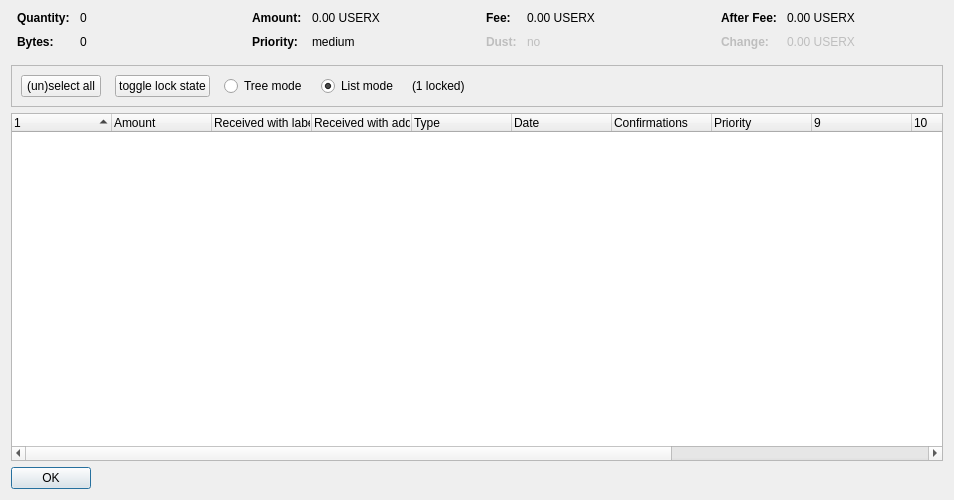
<?xml version="1.0" encoding="UTF-8"?>
<ui version="4.0">
 <class>CoinControlDialog</class>
 <widget class="QDialog" name="CoinControlDialog">
  <property name="geometry">
   <rect>
    <x>0</x>
    <y>0</y>
    <width>954</width>
    <height>500</height>
   </rect>
  </property>
  <property name="windowTitle">
   <string>Coin Selection</string>
  </property>
  <layout class="QVBoxLayout" name="verticalLayout">
   <item>
    <layout class="QHBoxLayout" name="horizontalLayoutTop" stretch="0,0,0,0">
     <property name="topMargin">
      <number>0</number>
     </property>
     <property name="bottomMargin">
      <number>10</number>
     </property>
     <item>
      <layout class="QFormLayout" name="formLayoutCoinControl1">
       <property name="horizontalSpacing">
        <number>10</number>
       </property>
       <property name="verticalSpacing">
        <number>10</number>
       </property>
       <property name="leftMargin">
        <number>6</number>
       </property>
       <property name="rightMargin">
        <number>6</number>
       </property>
       <item row="0" column="0">
        <widget class="QLabel" name="labelCoinControlQuantityText">
         <property name="font">
          <font>
           <weight>75</weight>
           <bold>true</bold>
          </font>
         </property>
         <property name="text">
          <string>Quantity:</string>
         </property>
        </widget>
       </item>
       <item row="0" column="1">
        <widget class="QLabel" name="labelCoinControlQuantity">
         <property name="cursor">
          <cursorShape>IBeamCursor</cursorShape>
         </property>
         <property name="contextMenuPolicy">
          <enum>Qt::ActionsContextMenu</enum>
         </property>
         <property name="text">
          <string notr="true">0</string>
         </property>
         <property name="textInteractionFlags">
          <set>Qt::LinksAccessibleByMouse|Qt::TextSelectableByKeyboard|Qt::TextSelectableByMouse</set>
         </property>
        </widget>
       </item>
       <item row="1" column="0">
        <widget class="QLabel" name="labelCoinControlBytesText">
         <property name="font">
          <font>
           <weight>75</weight>
           <bold>true</bold>
          </font>
         </property>
         <property name="text">
          <string>Bytes:</string>
         </property>
        </widget>
       </item>
       <item row="1" column="1">
        <widget class="QLabel" name="labelCoinControlBytes">
         <property name="cursor">
          <cursorShape>IBeamCursor</cursorShape>
         </property>
         <property name="contextMenuPolicy">
          <enum>Qt::ActionsContextMenu</enum>
         </property>
         <property name="text">
          <string notr="true">0</string>
         </property>
         <property name="textInteractionFlags">
          <set>Qt::LinksAccessibleByMouse|Qt::TextSelectableByKeyboard|Qt::TextSelectableByMouse</set>
         </property>
        </widget>
       </item>
      </layout>
     </item>
     <item>
      <layout class="QFormLayout" name="formLayoutCoinControl2">
       <property name="horizontalSpacing">
        <number>10</number>
       </property>
       <property name="verticalSpacing">
        <number>10</number>
       </property>
       <property name="leftMargin">
        <number>6</number>
       </property>
       <property name="rightMargin">
        <number>6</number>
       </property>
       <item row="0" column="0">
        <widget class="QLabel" name="labelCoinControlAmountText">
         <property name="font">
          <font>
           <weight>75</weight>
           <bold>true</bold>
          </font>
         </property>
         <property name="text">
          <string>Amount:</string>
         </property>
        </widget>
       </item>
       <item row="0" column="1">
        <widget class="QLabel" name="labelCoinControlAmount">
         <property name="cursor">
          <cursorShape>IBeamCursor</cursorShape>
         </property>
         <property name="contextMenuPolicy">
          <enum>Qt::ActionsContextMenu</enum>
         </property>
         <property name="text">
          <string notr="true">0.00 USERX</string>
         </property>
         <property name="textInteractionFlags">
          <set>Qt::LinksAccessibleByMouse|Qt::TextSelectableByKeyboard|Qt::TextSelectableByMouse</set>
         </property>
        </widget>
       </item>
       <item row="1" column="0">
        <widget class="QLabel" name="labelCoinControlPriorityText">
         <property name="font">
          <font>
           <weight>75</weight>
           <bold>true</bold>
          </font>
         </property>
         <property name="text">
          <string>Priority:</string>
         </property>
        </widget>
       </item>
       <item row="1" column="1">
        <widget class="QLabel" name="labelCoinControlPriority">
         <property name="cursor">
          <cursorShape>IBeamCursor</cursorShape>
         </property>
         <property name="contextMenuPolicy">
          <enum>Qt::ActionsContextMenu</enum>
         </property>
         <property name="text">
          <string>medium</string>
         </property>
         <property name="textInteractionFlags">
          <set>Qt::LinksAccessibleByMouse|Qt::TextSelectableByKeyboard|Qt::TextSelectableByMouse</set>
         </property>
        </widget>
       </item>
      </layout>
     </item>
     <item>
      <layout class="QFormLayout" name="formLayoutCoinControl3">
       <property name="horizontalSpacing">
        <number>10</number>
       </property>
       <property name="verticalSpacing">
        <number>10</number>
       </property>
       <property name="leftMargin">
        <number>6</number>
       </property>
       <property name="rightMargin">
        <number>6</number>
       </property>
       <item row="0" column="0">
        <widget class="QLabel" name="labelCoinControlFeeText">
         <property name="font">
          <font>
           <weight>75</weight>
           <bold>true</bold>
          </font>
         </property>
         <property name="text">
          <string>Fee:</string>
         </property>
        </widget>
       </item>
       <item row="0" column="1">
        <widget class="QLabel" name="labelCoinControlFee">
         <property name="cursor">
          <cursorShape>IBeamCursor</cursorShape>
         </property>
         <property name="contextMenuPolicy">
          <enum>Qt::ActionsContextMenu</enum>
         </property>
         <property name="text">
          <string notr="true">0.00 USERX</string>
         </property>
         <property name="textInteractionFlags">
          <set>Qt::LinksAccessibleByMouse|Qt::TextSelectableByKeyboard|Qt::TextSelectableByMouse</set>
         </property>
        </widget>
       </item>
       <item row="1" column="0">
        <widget class="QLabel" name="labelCoinControlLowOutputText">
         <property name="enabled">
          <bool>false</bool>
         </property>
         <property name="font">
          <font>
           <weight>75</weight>
           <bold>true</bold>
          </font>
         </property>
         <property name="text">
          <string>Dust:</string>
         </property>
        </widget>
       </item>
       <item row="1" column="1">
        <widget class="QLabel" name="labelCoinControlLowOutput">
         <property name="enabled">
          <bool>false</bool>
         </property>
         <property name="cursor">
          <cursorShape>IBeamCursor</cursorShape>
         </property>
         <property name="contextMenuPolicy">
          <enum>Qt::ActionsContextMenu</enum>
         </property>
         <property name="text">
          <string>no</string>
         </property>
         <property name="textInteractionFlags">
          <set>Qt::LinksAccessibleByMouse|Qt::TextSelectableByKeyboard|Qt::TextSelectableByMouse</set>
         </property>
        </widget>
       </item>
      </layout>
     </item>
     <item>
      <layout class="QFormLayout" name="formLayoutCoinControl4">
       <property name="horizontalSpacing">
        <number>10</number>
       </property>
       <property name="verticalSpacing">
        <number>10</number>
       </property>
       <property name="leftMargin">
        <number>6</number>
       </property>
       <property name="rightMargin">
        <number>6</number>
       </property>
       <item row="0" column="0">
        <widget class="QLabel" name="labelCoinControlAfterFeeText">
         <property name="font">
          <font>
           <weight>75</weight>
           <bold>true</bold>
          </font>
         </property>
         <property name="text">
          <string>After Fee:</string>
         </property>
        </widget>
       </item>
       <item row="0" column="1">
        <widget class="QLabel" name="labelCoinControlAfterFee">
         <property name="cursor">
          <cursorShape>IBeamCursor</cursorShape>
         </property>
         <property name="contextMenuPolicy">
          <enum>Qt::ActionsContextMenu</enum>
         </property>
         <property name="text">
          <string notr="true">0.00 USERX</string>
         </property>
         <property name="textInteractionFlags">
          <set>Qt::LinksAccessibleByMouse|Qt::TextSelectableByKeyboard|Qt::TextSelectableByMouse</set>
         </property>
        </widget>
       </item>
       <item row="1" column="0">
        <widget class="QLabel" name="labelCoinControlChangeText">
         <property name="enabled">
          <bool>false</bool>
         </property>
         <property name="font">
          <font>
           <weight>75</weight>
           <bold>true</bold>
          </font>
         </property>
         <property name="text">
          <string>Change:</string>
         </property>
        </widget>
       </item>
       <item row="1" column="1">
        <widget class="QLabel" name="labelCoinControlChange">
         <property name="enabled">
          <bool>false</bool>
         </property>
         <property name="cursor">
          <cursorShape>IBeamCursor</cursorShape>
         </property>
         <property name="contextMenuPolicy">
          <enum>Qt::ActionsContextMenu</enum>
         </property>
         <property name="text">
          <string notr="true">0.00 USERX</string>
         </property>
         <property name="textInteractionFlags">
          <set>Qt::LinksAccessibleByMouse|Qt::TextSelectableByKeyboard|Qt::TextSelectableByMouse</set>
         </property>
        </widget>
       </item>
      </layout>
     </item>
    </layout>
   </item>
   <item>
    <widget class="QFrame" name="frame">
     <property name="minimumSize">
      <size>
       <width>0</width>
       <height>40</height>
      </size>
     </property>
     <property name="frameShape">
      <enum>QFrame::StyledPanel</enum>
     </property>
     <property name="frameShadow">
      <enum>QFrame::Sunken</enum>
     </property>
     <layout class="QHBoxLayout" name="horizontalLayout">
      <item>
       <layout class="QHBoxLayout" name="horizontalLayoutPanel" stretch="0,0,0,0,0,0">
        <property name="spacing">
         <number>14</number>
        </property>
        <item>
         <widget class="QPushButton" name="pushButtonSelectAll">
          <property name="sizePolicy">
           <sizepolicy hsizetype="Maximum" vsizetype="Fixed">
            <horstretch>0</horstretch>
            <verstretch>0</verstretch>
           </sizepolicy>
          </property>
          <property name="text">
           <string>(un)select all</string>
          </property>
          <property name="autoDefault">
           <bool>false</bool>
          </property>
         </widget>
        </item>
        <item>
         <widget class="QPushButton" name="pushButtonToggleLock">
          <property name="sizePolicy">
           <sizepolicy hsizetype="Maximum" vsizetype="Fixed">
            <horstretch>0</horstretch>
            <verstretch>0</verstretch>
           </sizepolicy>
          </property>
          <property name="text">
           <string>toggle lock state</string>
          </property>
          <property name="autoDefault">
           <bool>false</bool>
          </property>
         </widget>
        </item>
        <item>
         <widget class="QRadioButton" name="radioTreeMode">
          <property name="sizePolicy">
           <sizepolicy hsizetype="Maximum" vsizetype="Fixed">
            <horstretch>0</horstretch>
            <verstretch>0</verstretch>
           </sizepolicy>
          </property>
          <property name="text">
           <string>Tree mode</string>
          </property>
         </widget>
        </item>
        <item>
         <widget class="QRadioButton" name="radioListMode">
          <property name="sizePolicy">
           <sizepolicy hsizetype="Maximum" vsizetype="Fixed">
            <horstretch>0</horstretch>
            <verstretch>0</verstretch>
           </sizepolicy>
          </property>
          <property name="text">
           <string>List mode</string>
          </property>
          <property name="checked">
           <bool>true</bool>
          </property>
         </widget>
        </item>
        <item>
         <widget class="QLabel" name="labelLocked">
          <property name="text">
           <string>(1 locked)</string>
          </property>
         </widget>
        </item>
        <item>
         <spacer name="horizontalSpacer">
          <property name="orientation">
           <enum>Qt::Horizontal</enum>
          </property>
          <property name="sizeHint" stdset="0">
           <size>
            <width>40</width>
            <height>20</height>
           </size>
          </property>
         </spacer>
        </item>
       </layout>
      </item>
     </layout>
    </widget>
   </item>
   <item>
    <widget class="CoinControlTreeWidget" name="treeWidget">
     <property name="contextMenuPolicy">
      <enum>Qt::CustomContextMenu</enum>
     </property>
     <property name="sortingEnabled">
      <bool>false</bool>
     </property>
     <property name="columnCount">
      <number>13</number>
     </property>
     <attribute name="headerShowSortIndicator" stdset="0">
      <bool>true</bool>
     </attribute>
     <attribute name="headerStretchLastSection">
      <bool>false</bool>
     </attribute>
     <column>
      <property name="text">
       <string/>
      </property>
     </column>
     <column>
      <property name="text">
       <string>Amount</string>
      </property>
     </column>
     <column>
      <property name="text">
       <string>Received with label</string>
      </property>
     </column>
     <column>
      <property name="text">
       <string>Received with address</string>
      </property>
     </column>
     <column>
      <property name="text">
       <string>Type</string>
      </property>
     </column>
     <column>
      <property name="text">
       <string>Date</string>
      </property>
     </column>
     <column>
      <property name="text">
       <string>Confirmations</string>
      </property>
      <property name="toolTip">
       <string>Confirmed</string>
      </property>
     </column>
     <column>
      <property name="text">
       <string>Priority</string>
      </property>
     </column>
     <column>
      <property name="text">
       <string/>
      </property>
     </column>
     <column>
      <property name="text">
       <string/>
      </property>
     </column>
     <column>
      <property name="text">
       <string/>
      </property>
     </column>
     <column>
      <property name="text">
       <string/>
      </property>
     </column>
     <column>
      <property name="text">
       <string/>
      </property>
     </column>
    </widget>
   </item>
   <item>
    <widget class="QDialogButtonBox" name="buttonBox">
     <property name="sizePolicy">
      <sizepolicy hsizetype="Maximum" vsizetype="Fixed">
       <horstretch>0</horstretch>
       <verstretch>0</verstretch>
      </sizepolicy>
     </property>
     <property name="orientation">
      <enum>Qt::Horizontal</enum>
     </property>
     <property name="standardButtons">
      <set>QDialogButtonBox::Ok</set>
     </property>
    </widget>
   </item>
  </layout>
 </widget>
 <customwidgets>
  <customwidget>
   <class>CoinControlTreeWidget</class>
   <extends>QTreeWidget</extends>
   <header>coincontroltreewidget.h</header>
  </customwidget>
 </customwidgets>
 <resources/>
 <connections/>
</ui>
